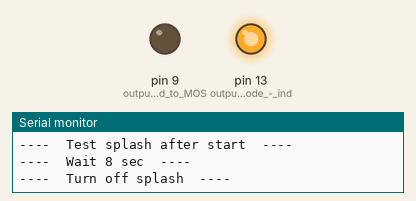
Simulated run of this sketch. Board: Arduino Uno, built with avr-gcc and run on an emulated ATmega328P. Shown: output pins drawn as LEDs (lit = HIGH), the last lines printed to the serial monitor.

Above: at 9.1 s.
At 10.3 s:
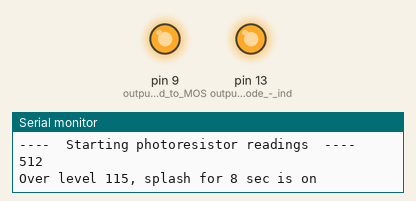
At 18.3 s:
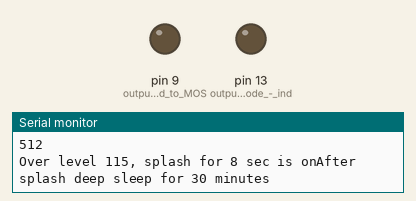
Timing chart, 0 to 19.8 s (numbered marks = the images above):
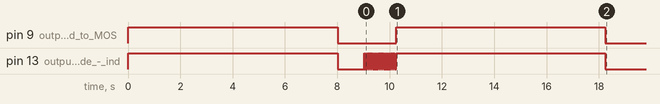

Measured:
- by itself, pin 9 (output_9_connceted_to_MOS): HIGH → LOW at 8.0 s, → HIGH 2.2 s later, → LOW 8.0 s later
- by itself, pin 13 (output_13_LED_diode_-_ind): goes LOW 1.0 s, 20 × (HIGH 0.03 s, LOW 0.03 s), HIGH 8.0 s, then LOW

The sketch:

AirFreshener.ino
```cpp
#include "LowPower.h" //Library to reduce current
int sensor = A1;   //analog A1 connected to photoresistor

void setup() {
  Serial.begin(9600);        //init serial monitor
  Serial.println("----  Air Freshener  ----");
  pinMode(13, OUTPUT);      //output 13 LED diode - indicator
  pinMode(9, OUTPUT);       //output 9 connceted to MOSFET - splash ON

  //test splash
  Serial.println("----  Test splash after start  ----");
  digitalWrite(13, HIGH);
  digitalWrite(9, HIGH);
  Serial.println("----  Wait 8 sec  ----");
  delay(8000);
  Serial.println("----  Turn off splash  ----");
  digitalWrite(13, LOW);
  digitalWrite(9, LOW);
  delay(1000);
  for ( int i=0 ; i<20 ; i++) {
    digitalWrite(13, HIGH);
    delay(30);
    digitalWrite(13, LOW);
    delay(30);
  };
  Serial.println("----  Starting photoresistor readings  ----");
}

void loop() {
  int var = analogRead(sensor);      //read A1 value
  Serial.print(var);//print A1 on monitor
  Serial.println();
  int level = 115;  //Level of photoresistor checked experimentally
  if (var > level)  //if sensor value is over this level, LED output 13 is on and splash output 9 is on
  {
    Serial.print("Over level ");
    Serial.print(level);
    Serial.print(", splash for 8 sec is on");
    digitalWrite(13, HIGH);
    digitalWrite(9, HIGH);
    delay(8000);
    digitalWrite(13, LOW);
    digitalWrite(9, LOW);
    Serial.println("After splash deep sleep for 30 minutes");
    for ( int i=0 ; i<225 ; i++) {
      LowPower.powerDown(SLEEP_8S, ADC_OFF, BOD_OFF);
    };
  }
  else
  {
    Serial.println("Less than 115 spimy 8 sekund");
    Serial.print(level);
    Serial.print(", deep sleep 8 sec");
    LowPower.powerDown(SLEEP_8S, ADC_OFF, BOD_OFF);
  }
  Serial.println();
}
```
